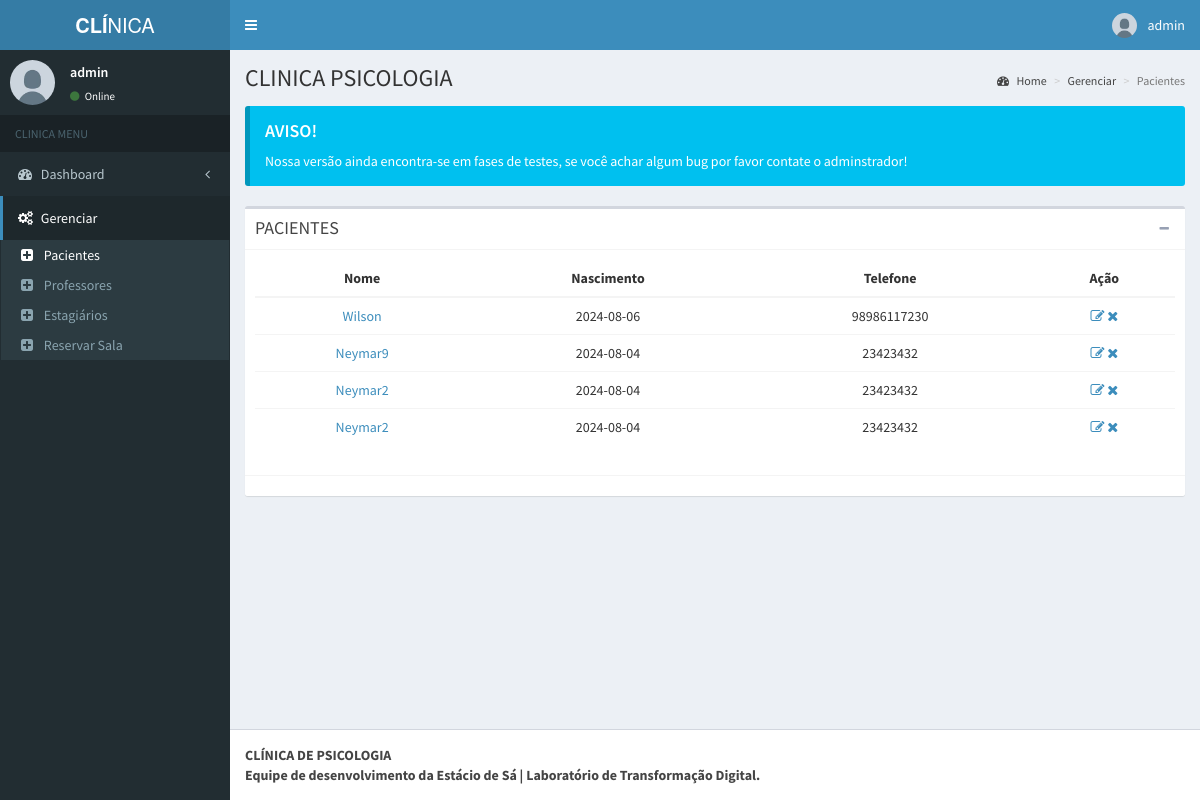
The page /admin/pages/layout/pacientes.php (signed in) on the database as committed earlier.
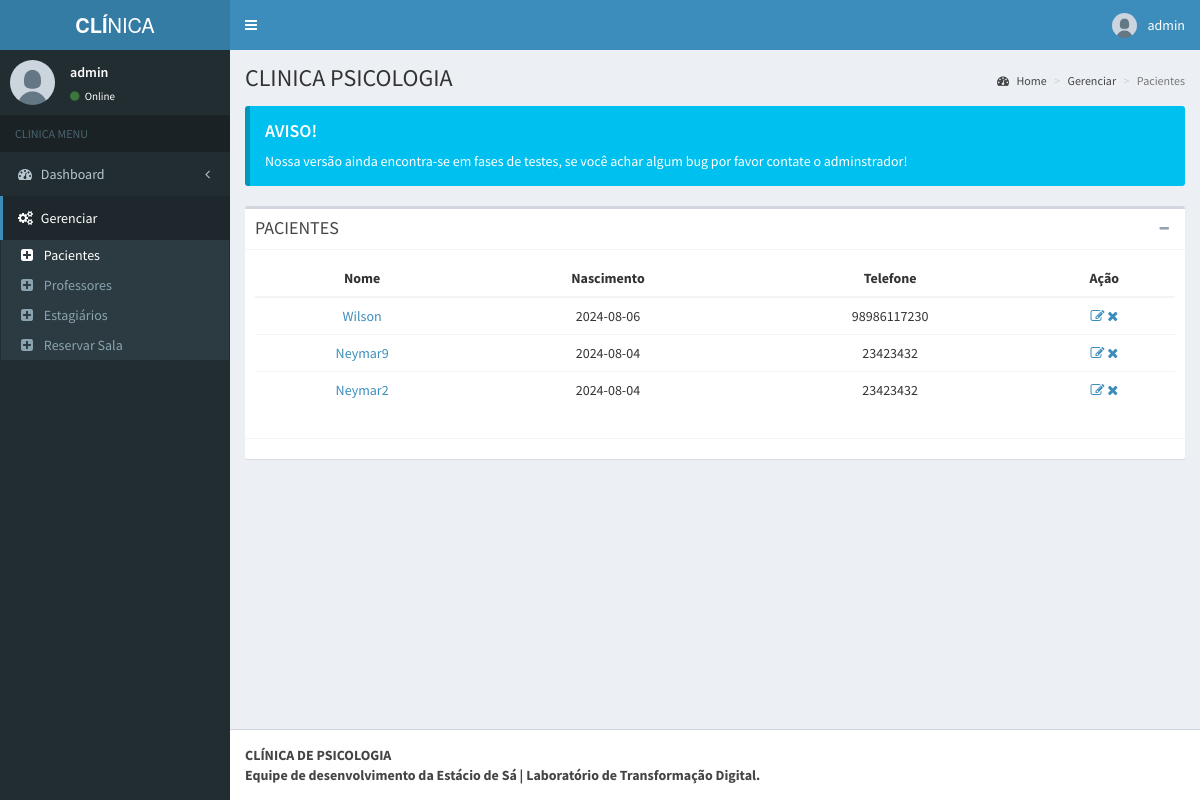
The same page on the database as committed later.
### tables this page shows
CREATE TABLE `tbl_paciente` (
  `id` int(11) UNSIGNED NOT NULL,
  `nome` varchar(150) NOT NULL,
  `nascimento` date NOT NULL,
  `rg` int(11) NOT NULL,
  `cpf` int(11) NOT NULL,
  `id_genero` int(11) UNSIGNED NOT NULL,
  `id_contato` int(11) UNSIGNED NOT NULL,
  `id_escolaridade` int(11) UNSIGNED NOT NULL,
  `id_profissao` int(11) UNSIGNED NOT NULL,
  `id_renda_familiar` int(11) UNSIGNED NOT NULL,
  `id_estado_civil` int(11) UNSIGNED NOT NULL,
  `id_endereco` int(11) UNSIGNED NOT NULL
);

CREATE TABLE `tbl_contato` (
  `id` int(11) UNSIGNED NOT NULL,
  `id_paciente` int(11) UNSIGNED NOT NULL,
  `email` varchar(50) NOT NULL,
  `telefone` varchar(20) NOT NULL
);

### admin/pages/layout/pacientes.php (the view, shortened to what the changed rows need)
<?php
    include('../../../db/conexao.php');
?>
<!DOCTYPE html>
<html>
  <head>
    <link rel="stylesheet" href="../../bootstrap/css/bootstrap.min.css">
    <link rel="stylesheet" href="https://maxcdn.bootstrapcdn.com/font-awesome/4.4.0/css/font-awesome.min.css">
    <link rel="stylesheet" href="https://code.ionicframework.com/ionicons/2.0.1/css/ionicons.min.css">
    <link rel="stylesheet" href="../../dist/css/AdminLTE.min.css">
    <link rel="stylesheet" href="../../dist/css/skins/_all-skins.min.css">
  <body class="hold-transition skin-blue fixed sidebar-mini">
    <div class="wrapper">
      <div class="content-wrapper">
        <section class="content-header">
          <h1>
            CLINICA PSICOLOGIA
          </h1>
        </section>
        <section class="content">
          <div class="box">
            <div class="box-body">
  <div>
    <table class="table table-hover text-center">
      <thead class="table-dark">
        <tr>
          <th scope="col">Nome</th>
          <th scope="col">Nascimento</th>
          <th scope="col">Telefone</th>
          <th scope="col">Ação</th>
        </tr>
      </thead>
      <tbody>
        <?php
            $sql = "SELECT p.id, p.nome, p.cpf, p.nascimento, c.telefone FROM tbl_paciente p INNER JOIN tbl_contato c ON p.id = c.id_paciente";
            $result = mysqli_query($mysqli, $sql);
            while ($row = mysqli_fetch_assoc($result)) {
        ?>
            <tr>
                <td><a href="../calendar.php?id=<?php echo $row["id"] ?>"><?php echo $row["nome"] ?></a></td>
                <td><?php echo $row["nascimento"] ?></td>
                <td><?php echo $row["telefone"] ?></td>
                <td>
                <a href="edit.php?id=<?php echo $row["id"] ?>" class="link-dark"><i class="fa fa-edit"></i></a>
                <a href="delete-paciente.php?id=<?php echo $row["id"] ?>" class="link-dark"><i class="fa fa-remove"></i></a>
                </td>
            </tr>
        <?php
            }
        ?>
      </tbody>
    </table>
  </div>
            </div>
          </div>
        </section>
      </div>
    </div>
  </body>
</html>

Rows that differ between the two databases and show on the page:
removed tbl_paciente: nome "Neymar2", nascimento "2024-08-04", id_contato.telefone "23423432"
